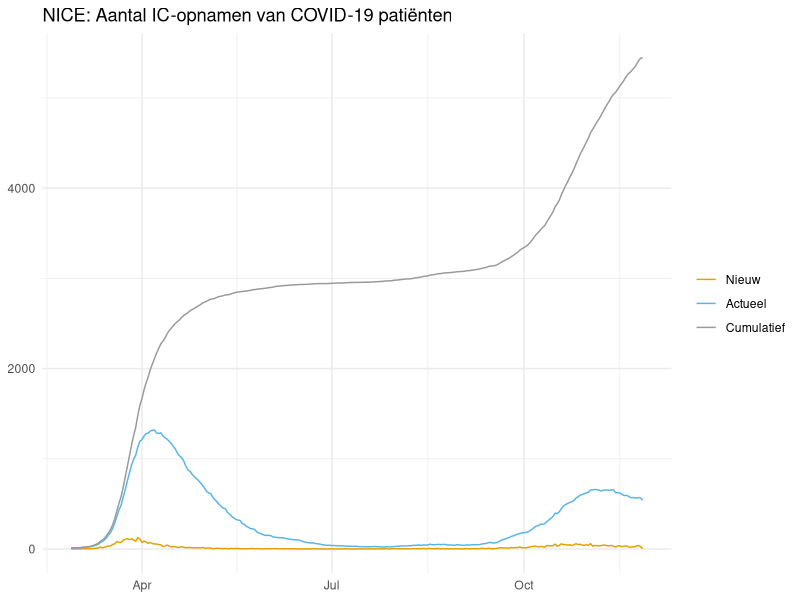

The R script that drew this image: (Note: this script raises an error after producing the figure.)
library(tidyverse)
library(cowplot)
library(glue)
library(lubridate)
dir.create("plots")

###################
##### IC DATA #####
###################


# NICE DATA #
data_nice <- read_csv("data/nice_ic_by_day.csv")

# sort data
data_nice <- data_nice %>%
  select(Datum, newIntake) %>%
  rename("Aantal" = newIntake) %>%
  mutate(meas = "Nieuw") %>%
  bind_rows(data_nice %>%
              select(Datum, intakeCount) %>%
              rename("Aantal" = intakeCount) %>%
              mutate(meas = "Actueel")) %>%
  bind_rows(data_nice %>%
              select(Datum, intakeCumulative) %>%
              rename("Aantal" = intakeCumulative) %>%
              mutate(meas = "Cumulatief")) %>%
  bind_rows(data_nice %>%
              select(Datum, survivedCumulative) %>%
              rename("Aantal" = survivedCumulative) %>%
              mutate(meas = "Overleefd")) %>%
  bind_rows(data_nice %>%
              select(Datum, diedCumulative) %>%
              rename("Aantal" = diedCumulative) %>%
              mutate(meas = "Overleden")) %>%
  bind_rows(data_nice %>%
              select(Datum, icCount) %>%
              rename("Aantal" = icCount) %>%
              mutate(meas = "icCount"))

# plot "IC opnamen"
data_nice %>%
  filter(meas == "Nieuw" |
           meas == "Actueel" |
           meas == "Cumulatief") %>%
  mutate(meas = factor(meas, c("Nieuw", "Actueel", "Cumulatief"))) %>%
  ggplot(aes(x = Datum, y = Aantal, colour = meas, group = meas)) +
  geom_line()+
  theme_minimal() +
  theme(axis.title.x=element_blank(),
        axis.title.y=element_blank(),
        legend.pos = "bottom",
        legend.title = element_blank()) +
  scale_color_manual(values=c("#E69F00", "#56B4E9", "#999999")) +
  ggtitle("NICE: Aantal IC-opnamen van COVID-19 patiënten") +
  ggsave("plots/ic_nice_intakes.png", width = 5.5, height=4)

# plot "Vrijkomst IC-bedden"
data_nice %>%
  filter(meas == "Overleefd" |
           meas == "Overleden") %>%
  ggplot(aes(x = Datum, y = Aantal, colour = meas, group = meas)) +
  geom_line()+
  theme_minimal() +
  theme(axis.title.x=element_blank(),
        axis.title.y=element_blank(),
        legend.pos = "bottom",
        legend.title = element_blank()) +
  scale_color_manual(values=c("#E69F00", "#56B4E9", "#999999")) +
  ggtitle("NICE: Vrijkomst IC-bedden COVID-19 patiënten") +
  ggsave("plots/ic_nice_vrijkomst.png", width = 5.5, height=4)


# LCPS data #
data_lcps <- read_csv("data/lcps_ic.csv")
lcps_country <- read_csv("data/lcps_ic_country.csv")

# plot aantal opnamen
data_lcps %>%
  ggplot(aes(x = Date, y = Aantal)) +
  geom_line(colour = "#E69F00")+
  theme_minimal() +
  theme(axis.title.x=element_blank(),
        axis.title.y=element_blank(),
        legend.pos = "bottom",
        legend.title = element_blank()) +
  ggtitle("LCPS: Aantal IC-opnamen COVID-19 patiënten") +
  ggsave("plots/ic_lcps_intakes.png", width = 5.5, height=4)

# plot aantal opnamen per land
lcps_country %>%
  mutate(Land = factor(Land, c("Nederland", "Duitsland"))) %>%
  ggplot(aes(x = Datum, y = Aantal, group = Land, linetype = Land)) +
  geom_line(colour = "#E69F00")+
  theme_minimal() +
  theme(axis.title.x=element_blank(),
        axis.title.y=element_blank(),
        legend.pos = "bottom",
        legend.title = element_blank()) +
  ggtitle("LCPS: Aantal IC-opnamen COVID-19 patiënten per land") +
  ggsave("plots/ic_lcps_intakes_country.png", width = 5.5, height=4)


# NICE & LCSP #
# Merge nice en lcps data
data_ic <- data_lcps %>%
  rename("Datum" = Date) %>%
  mutate(meas = "Actueel",
         bron = "LCPS") %>%
  bind_rows(data_nice %>%
              mutate(bron = "NICE"))

# plot combinatie
data_ic %>%
  filter(meas == "Actueel") %>%
  mutate(bron = factor(bron, c("LCPS", "NICE"))) %>%
  ggplot(aes(x = Datum, y = Aantal, colour = bron)) +
  geom_line() +
  theme_minimal() +
  theme(axis.title.x=element_blank(),
        axis.title.y=element_blank(),
        legend.pos = "bottom",
        legend.title = element_blank()) +
  scale_color_manual(values=c("#E69F00", "#56B4E9", "#999999")) +
  ggtitle("LCPS vs NICE: Aantal IC-opnamen COVID-19 patiënten") +
  ggsave("plots/ic_lcps_nice.png", width = 5.5, height=4)

# plot combinatie per land
data_ic_2 <- data_nice %>%
  mutate(bron = "NICE",
         Land = "Nederland") %>%
  bind_rows(lcps_country %>%
              mutate(bron = "LCPS",
                     meas = "Actueel") %>%
              select(Datum, Aantal, meas, bron, Land))

data_ic_2 %>%
  filter(meas == "Actueel") %>%
  mutate(bron = factor(bron, c("LCPS", "NICE")),
         Land = factor(Land, c("Nederland", "Duitsland"))) %>%
  ggplot(aes(x = Datum, y = Aantal, group = interaction(Land, bron), colour = bron, linetype = Land)) +
  geom_line() +
  theme_minimal() +
  theme(axis.title.x = element_blank(),
        axis.title.y = element_blank(),
        legend.pos = "bottom",
        legend.title = element_blank()) +
  scale_color_manual(values=c("#E69F00", "#56B4E9", "#999999")) +
  ggtitle("LCPS vs NICE: Aantal IC-opnamen COVID-19 patiënten per land") +
  ggsave("plots/ic_lcps_nice_country.png", width = 5.5, height=4)



